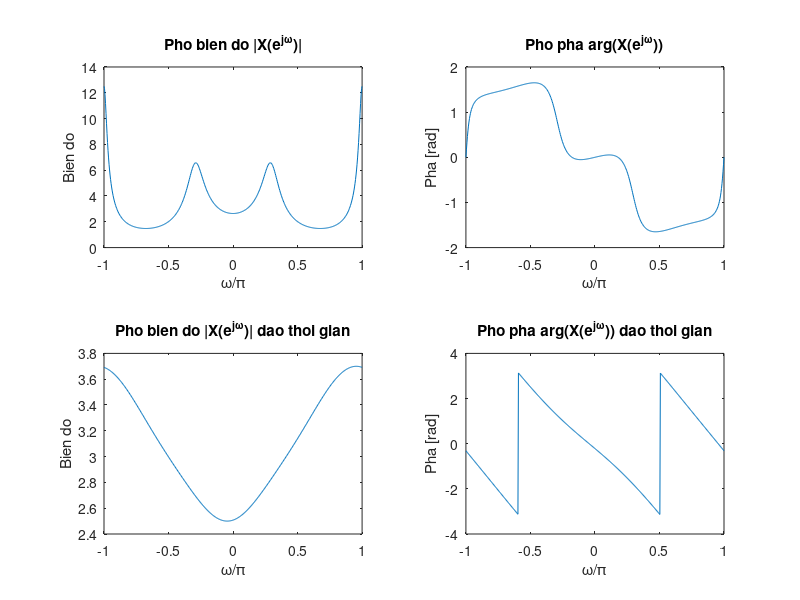

The MATLAB script that drew this image:
w = linspace(-pi,pi,512); 
num = [0.8 3 -0.2 0.1]; 
den = [1 0.1 -0.4 0.7]; 
h = freqz(num,den,w); 
l=length(num);
n=0:l-1;
x2=fliplr(num).*exp(j*n.*(l-1));
h1=freqz(x2,1,w); 

subplot(221),plot(w/pi,abs(h)); 
xlabel('\omega/\pi'); 
ylabel('Bien do'); 
title('Pho bien do |X(e^{j\omega})|'); 
subplot(222),plot(w/pi,angle(h)); 
xlabel('\omega/\pi'); 
ylabel('Pha [rad]'); 
title('Pho pha arg(X(e^{j\omega}))'); 
subplot(223),plot(w/pi,abs(h1)); 
xlabel('\omega/\pi'); 
ylabel('Bien do'); 
title('Pho bien do |X(e^{j\omega})| dao thoi gian'); 
subplot(224),plot(w/pi,angle(h1)); 
xlabel('\omega/\pi'); 
ylabel('Pha [rad]'); 
title('Pho pha arg(X(e^{j\omega})) dao thoi gian');